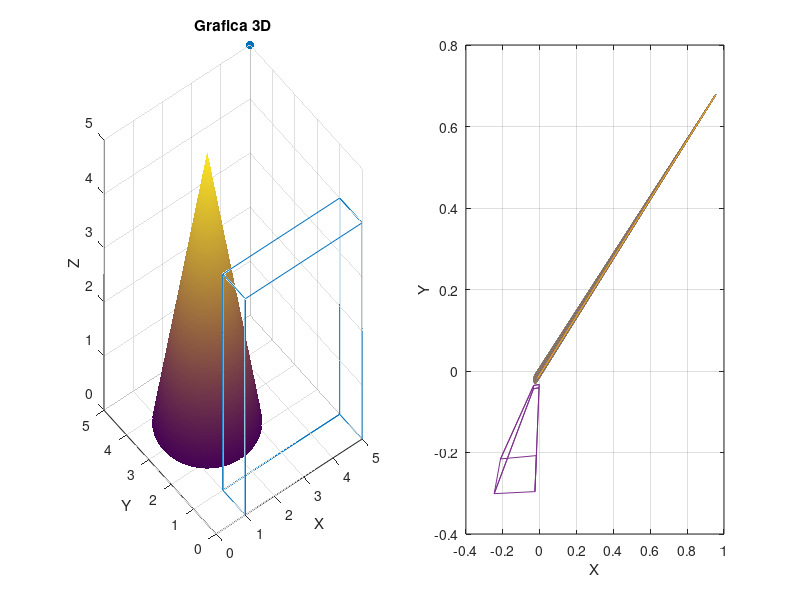

Write MATLAB code to recreate this figure.
clear,clc,close

% Entradas y Variables

X0 = input('Posicion en X0: '); 
Y0 = input('Posicion en Y0: ');
Z0 = input('Posicion en Z0: ');

theta = input('Angulo Theta: ');
alpha = input('Angulo Alfa: ');
% 
% X0=2;
% Y0=3;
% Z0=7;
% alpha=180;
% theta=0;
lambda=0.035;
r=0;
r1=0;
r2=0;
r3=0;

% Figuras

Xp = [1 5 5 1 1 5 5 1 1 5 5 5 5 1 1 1 1 1];
Yp = [0 0 1 1 1 1 0 0 0 0 0 1 1 1 1 0 0 1];
Zp = [0 0 0 0 4 4 4 4 0 0 4 4 0 0 4 4 0 0];

[Xc,Yc,Zc] = cylinder([1.5,0],100);
Xc = Xc + 2; Yc = Yc + 3;
h = 5; Zc = Zc*h;

% Conversion prisma

len = length(Xp);

xuno = zeros(1, len);
yuno = zeros(1, len);

for i=1:len
    xuno(i) = lambda*(((Xp(i)-X0)*cosd(theta) + (Yp(i)-Y0)*sind(theta)-r1)/(-(Xp(i)-X0)*sind(theta)*sind(alpha)+(Yp(i)-Y0)*cosd(theta)*sind(alpha)-(Zp(i)-Z0)*cosd(alpha)+r3+lambda));
    yuno(i) = lambda*(((Xp(i)-X0)*sind(theta)*cosd(alpha) + (Yp(i)-Y0)*cosd(theta)*cosd(alpha)+(Zp(i)-Z0)*sind(alpha)-r2)/(-(Xp(i)-X0)*sind(theta)*sind(alpha)+(Yp(i)-Y0)*cosd(theta)*sind(alpha)-(Zp(i)-Z0)*cosd(alpha)+r3+lambda));
end

% xuno = 1e3 .* xuno;
% yuno = 1e3 .* yuno;

% Conversion Cono

% xcono = 1e3 .* lambda .* (( (Xc-X0).*cosd(theta) + (Yc-Y0).*sind(theta) - r ) ./ ( - (Xc-X0).*sind(theta).*sind(alpha) + (Yc-Y0).*cosd(theta).*sind(alpha) - (Zc-Z0).*cosd(alpha) + r + lambda ));
% ycono = 1e3 .* lambda .* (( (Xc-X0).*sind(theta).*cosd(alpha) + (Yc-Y0).*cosd(theta).*cosd(alpha) + (Zc-Z0).*sind(alpha) - r ) ./ ( - (Xc-X0).*sind(theta).*sind(alpha) + (Yc-Y0).*cosd(theta).*sind(alpha) - (Zc-Z0).*cosd(alpha) + r + lambda ));
xcono = lambda .* (( (Xc-X0).*cosd(theta) + (Yc-Y0).*sind(theta) - r ) ./ ( - (Xc-X0).*sind(theta).*sind(alpha) + (Yc-Y0).*cosd(theta).*sind(alpha) - (Zc-Z0).*cosd(alpha) + r + lambda ));
ycono = lambda .* (( (Xc-X0).*sind(theta).*cosd(alpha) + (Yc-Y0).*cosd(theta).*cosd(alpha) + (Zc-Z0).*sind(alpha) - r ) ./ ( - (Xc-X0).*sind(theta).*sind(alpha) + (Yc-Y0).*cosd(theta).*sind(alpha) - (Zc-Z0).*cosd(alpha) + r + lambda ));


% Plots

subplot(1,2,1), plot3(Xp,Yp,Zp), hold on, surf(Xc,Yc,Zc), shading interp, hold on, scatter3(X0,Y0,Z0,'filled')
grid on, xlabel("X"), ylabel("Y"), zlabel("Z"), title('Grafica 3D')

subplot(1,2,2), plot(xcono,ycono), shading interp, hold on, plot(xuno,yuno), shading interp
xlabel("X"), ylabel("Y"), grid on